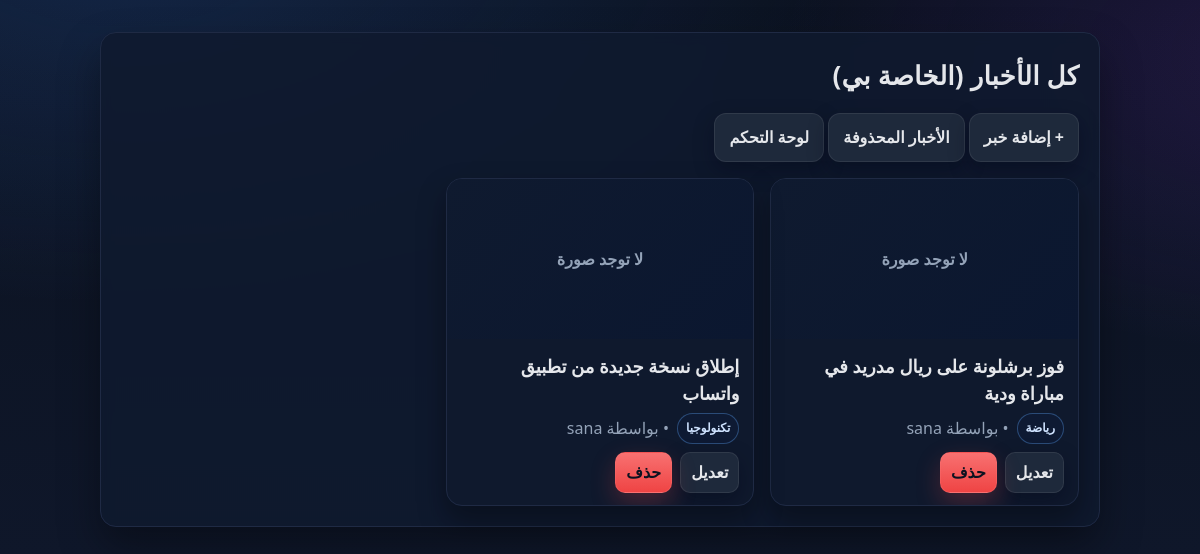
Page /news_app/news/list.php (signed in) on the committed database.
### tables this page shows
CREATE TABLE `news` (
  `id` int(11) NOT NULL,
  `title` varchar(200) NOT NULL,
  `category_id` int(11) NOT NULL,
  `details` text NOT NULL,
  `image_path` varchar(255) DEFAULT NULL,
  `user_id` int(11) NOT NULL,
  `is_deleted` tinyint(1) NOT NULL DEFAULT 0
);

CREATE TABLE `categories` (
  `id` int(11) NOT NULL,
  `name` varchar(120) NOT NULL
);

CREATE TABLE `users` (
  `id` int(11) NOT NULL,
  `name` varchar(100) NOT NULL,
  `email` varchar(150) NOT NULL,
  `password_hash` varchar(255) NOT NULL
);

### news_app/helpers.php (called while the page is built, shortened)
<?php
function e($s): string {
    return htmlspecialchars($s ?? '', ENT_QUOTES, 'UTF-8');
}

### news_app/news/list.php (the view, shortened to what this page needs)
<?php
require_once __DIR__ . '/../helpers.php';  require_login();
require_once __DIR__ . '/../config/db.php';
$userId = intval($_SESSION['user_id']);
$sql = "SELECT n.id, n.title, n.image_path,
               c.name AS category_name,
               u.name AS user_name
        FROM news n
        JOIN categories c ON c.id = n.category_id
        JOIN users u ON u.id = n.user_id
        WHERE n.is_deleted = 0 AND n.user_id = ?
        ORDER BY n.id DESC";
$stmt = $conn->prepare($sql);
$stmt->bind_param("i", $userId);
$stmt->execute();
$res = $stmt->get_result();
$rows = $res ? $res->fetch_all(MYSQLI_ASSOC) : [];
?>
<!doctype html><html lang="ar" dir="rtl"><head>
<link rel="stylesheet" href="/web2-practical/news_app/assets/style.css">
</head><body>
<div class="wrap">
  <h2>كل الأخبار (الخاصة بي)</h2>
  <p>
    <a class="btn" href="/web2-practical/news_app/news/add.php">+ إضافة خبر</a>
    <a class="btn btn-outline" href="/web2-practical/news_app/news/deleted.php">الأخبار المحذوفة</a>
    <a class="btn btn-outline" href="/web2-practical/news_app/dashboard.php">لوحة التحكم</a>
  </p>
<div class="cards">
  <?php foreach ($rows as $r): ?>
    <article class="news-card">
      <?php if (!empty($r['image_path'])): ?>
        <img src="<?= e($r['image_path']) ?>" alt="<?= e($r['title']) ?>">
      <?php else: ?>
        <div class="news-card__noimg">لا توجد صورة</div>
      <?php endif; ?>
      <div class="news-card__body">
        <h3 class="news-card__title"><?= e($r['title']) ?></h3>
        <div class="news-card__meta">
          <span class="badge"><?= e($r['category_name']) ?></span>
          <span class="muted">• بواسطة <?= e($r['user_name']) ?></span>
        </div>
        <div class="news-card__actions">
          <a class="btn btn-outline btn-sm" href="/web2-practical/news_app/news/edit.php?id=<?= e($r['id']) ?>">تعديل</a>
          <a class="btn btn-danger btn-sm"
             href="/web2-practical/news_app/news/delete.php?id=<?= e($r['id']) ?>"
             onclick="return confirm('حذف منطقي؟')">حذف</a>
        </div>
      </div>
    </article>
  <?php endforeach; ?>
</div>
</div>
</body></html>

### news_app/assets/style.css (style rules this page uses)
:root { --bg:#0b1220; --bg-2:#0f172a; --card:#0f1a2fdd; --border:#1f2a44; --text:#e5e7eb; --muted:#94a3b8; --brand:#60a5fa; --brand-600:#3b82f6; --success:#22c55e; --danger:#ef4444; --table-head:#17213a; --ring:#1d4ed8; --btn-base:#1e293b; --btn-text:#e5e7eb; --btn-hover1:#60a5fa; --btn-hover2:#3b82f6; }
html[dir="rtl"] body { direction:rtl }
* { box-sizing:border-box }
body { font-family:ui-sans-serif,system-ui,-apple-system,"Segoe UI",Arial,sans-serif; color:var(--text); background: radial-gradient(1200px 600px at 10% -10%, rgba(59,130,246,.18), transparent 60%), radial-gradient(900px 500px at 110% 10%, rgba(147,51,234,.15), transparent 60%), linear-gradient(180deg, var(--bg), var(--bg-2)); padding:24px; line-height:1.7; }
.box,.wrap,.card { max-width:1000px; margin:auto; background:var(--card); border:1px solid var(--border); border-radius:16px; padding:20px; box-shadow:0 20px 40px rgba(0,0,0,.35); backdrop-filter:blur(6px); }
h1,h2,h3 { margin:0 0 12px }
h2 { font-size:26px;letter-spacing:.2px }
a { color:var(--brand);text-decoration:none }
.muted,small { color:var(--muted) }
.btn,.btn-outline,.btn-ghost,.btn-danger { display:inline-block;padding:10px 14px;border-radius:12px; border:1px solid rgba(255,255,255,.08); background:var(--btn-base); color:var(--btn-text); text-decoration:none;font-weight:700; box-shadow:0 8px 20px rgba(2,6,23,.35); transition:transform .18s, filter .18s, box-shadow .18s, background .18s, border-color .18s; }
.btn-sm { padding:6px 10px;border-radius:10px;font-weight:700 }
.btn-danger { background:linear-gradient(180deg,#f87171,#ef4444); color:#0b1220; border:1px solid rgba(248,113,113,.35); box-shadow:0 10px 24px rgba(239,68,68,.25); }
.cards { display:grid;grid-template-columns:repeat(auto-fill,minmax(260px,1fr));gap:16px }
.news-card { background:var(--card);border:1px solid var(--border);border-radius:16px;overflow:hidden; box-shadow:0 14px 28px rgba(0,0,0,.35); display:flex;flex-direction:column; transition:transform .18s,box-shadow .18s,border-color .18s; }
.news-card__noimg { height:160px;display:flex;align-items:center;justify-content:center; background:linear-gradient(135deg,#0f1a2f,#0b1730);color:#94a3b8;font-weight:700; }
.news-card__body { padding:14px 14px 12px }
.news-card__title { margin:0 0 6px;font-size:18px;color:#e5e7eb;line-height:1.5 }
.news-card__meta { display:flex;gap:8px;align-items:center;margin-bottom:8px }
.badge { display:inline-block;padding:4px 8px;border-radius:999px; background:#0e1a33;border:1px solid rgba(96,165,250,.35); color:#cfe3ff;font-weight:700;font-size:12px; }
.news-card__actions { display:flex;gap:8px;margin-top:auto }

### rows in the picture
news: shows "لا توجد صورة", title "فوز برشلونة على ريال مدريد في مباراة ودية", category.name "رياضة", user.name "sana"
news: shows "لا توجد صورة", title "إطلاق نسخة جديدة من تطبيق واتساب", category.name "تكنولوجيا", user.name "sana"
